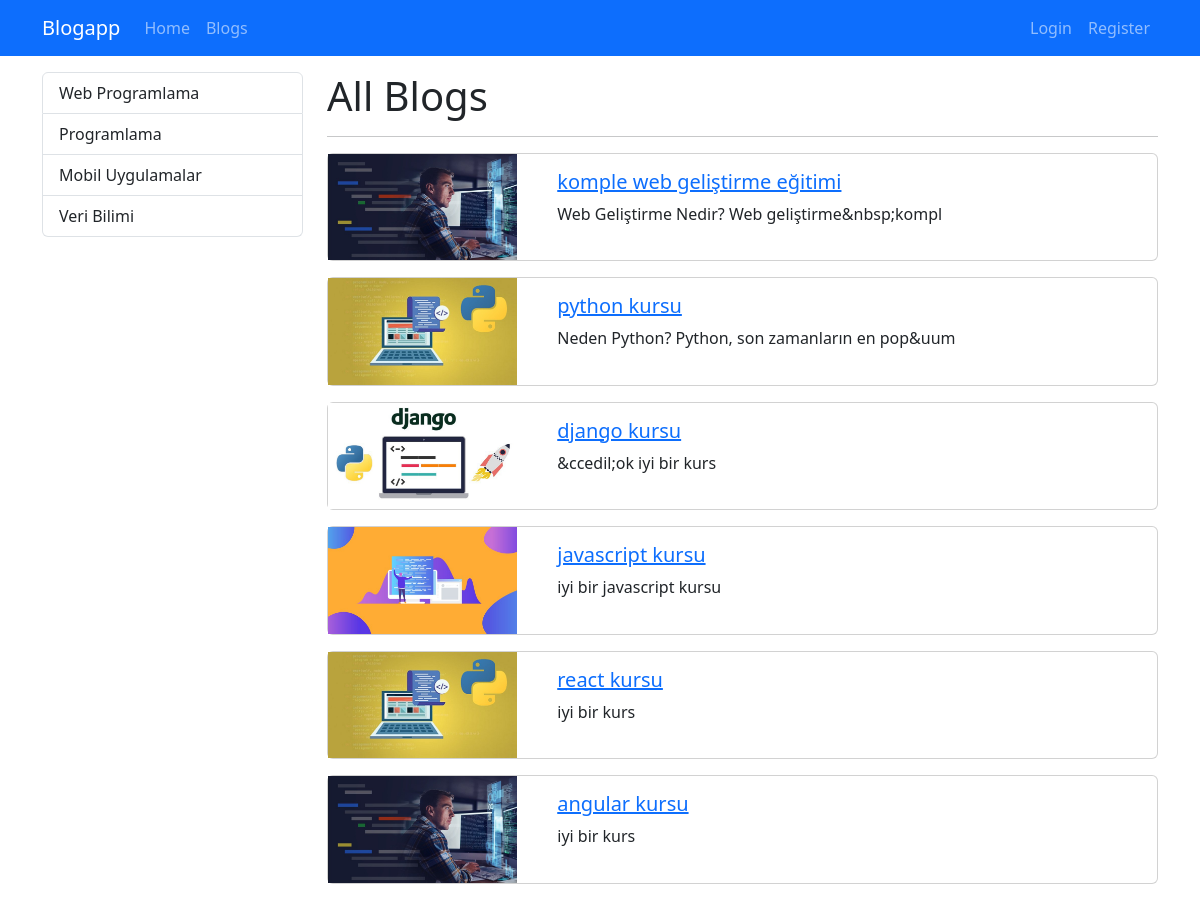
Screenshot of /blogs with the database file from the repository.
### blog/models.py (models this page shows, shortened)
class Category(models.Model):
    name = models.CharField(max_length=150)
    slug = models.SlugField(null=False, blank=True, unique=True, db_index=True, editable=False)

class Blog(models.Model):
    title = models.CharField(max_length=200)
    image = models.ImageField(upload_to="blogs")
    description = RichTextField()
    is_active = models.BooleanField(default=False)
    is_home = models.BooleanField(default=False)
    slug = models.SlugField(null=False, blank=True, unique=True, db_index=True, editable=False)
    categories = models.ManyToManyField(Category, blank=True)

### blog/views.py (the view)
# urls.py: path("blogs", views.blogs, name="blogs"),
def blogs(request):
    context = {
        "blogs": Blog.objects.filter(is_active=True),
        "categories": Category.objects.all()
    }
    return render(request, "blog/blogs.html",context)

### blog/templates/blog/blogs.html (shortened to what this page needs)
{% extends 'base.html' %}
{% block content %}
<div class="container mt-3">
    <div class="row">
        <div class="col-3">
            {% include 'partials/_categories.html' %}
        </div>
        <div class="col-9">
            <h1>All Blogs</h1>
            <hr>
            {% if blogs|length > 0 %}
                {% for blog in blogs %}
                    {% if blog.is_active  %}
                        {% include 'blog/partials/_blog.html' %}
                    {% endif %}
                {% endfor %}
            {% else %}
                <div class= "alert alert-warning">No Blogs</div>
            {% endif %}
        </div>
    </div>
</div>
{% endblock  %}

### templates/partials/_categories.html
<div class="list-group">
    {% for category in categories %}
        {% if category.slug == selected_category %}
            <a class="list-group-item list-group-item-action active" href="{% url 'blogs_by_category' category.slug %}">{{category.name|title }}</a>
        {% else %}
            <a class="list-group-item list-group-item-action" href="{% url 'blogs_by_category' category.slug %}">{{category.name|title }}</a>
        {% endif %}
    {% endfor %}
</div>

### blog/templates/blog/partials/_blog.html
{% load static %}
<div class="card mb-3">
    <div class="row">
        <div class="col-md-3">
            <img src="{{ blog.image.url }}" alt="" class="img-fluid">
        </div>
        <div class="col-md-9">
            <div class="card-body">
                <h5>
                    <a href= "{% url 'blog_details' blog.slug %}">
                        {{ blog.title }}
                    </a>
                </h5>
                <p class="card-text">{{ blog.description|striptags|slice:"0:50"}}</p>
            </div>
        </div>
    </div>
</div>

### rows the page displays
Category: name "Web Programlama"
Category: name "Programlama"
Category: name "Mobil Uygulamalar"
Category: name "Veri Bilimi"
Blog: image (picture), title "komple web geliştirme eğitimi", description "Web Geliştirme Nedir? Web geliştirme&nbsp;kompl"
Blog: image (picture), title "python kursu", description "Neden Python? Python, son zamanların en pop&uum"
Blog: image (picture), title "django kursu", description "&ccedil;ok iyi bir kurs"
Blog: image (picture), title "javascript kursu", description "iyi bir javascript kursu"
Blog: image (picture), title "react kursu", description "iyi bir kurs"
Blog: image (picture), title "angular kursu", description "iyi bir kurs"
